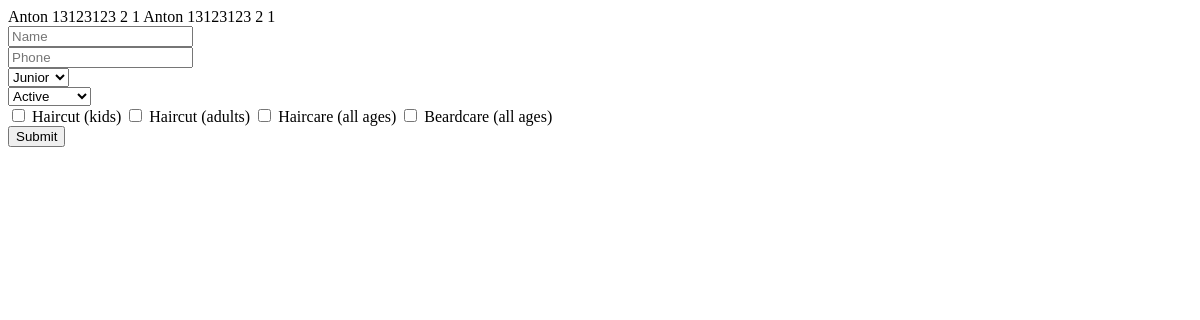
Before: /adminpanel/masters with the older database file.
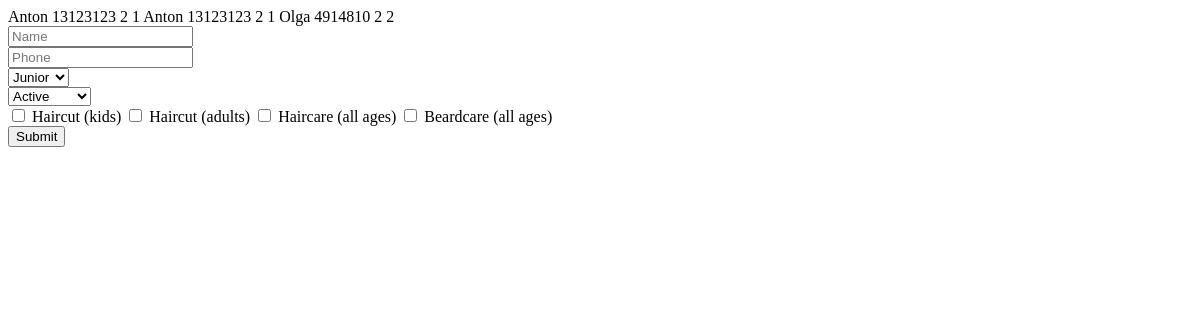
After: the same page with the newer database file.
### salon/models.py (models this page shows, shortened)
class Master(models.Model):
    RANK_CHOICES = (
        (1, 'Junior'),
        (2, 'Senior')
    )
    status_choice = (
        (1, 'Active'),
        (2, 'Day off'),
        (3, 'Sick leave'),
        (9, "Fired")
    )
    name = models.CharField(max_length=100)
    rank = models.IntegerField(choices=RANK_CHOICES)
    phone = models.IntegerField()
    services = models.ManyToManyField(Service)
    status = models.IntegerField(default=2, choices=status_choice)

class Service(models.Model):
    service_name = models.CharField(max_length=100)
    required_time = models.CharField(max_length=100)
    price = models.IntegerField()

### adminpanel/views.py (the view, shortened to what this page needs)
# urls.py: path('masters', adminpanel.views.masters),
def masters(request):
    all_masters = Master.objects.all()
    services = Service.objects.all()
    return render(request, 'all_masters.html', {'all_masters': all_masters, 'services':services})

### templates/all_masters.html (shortened to what this page needs)
<!DOCTYPE html>
<html lang="en">
<head>
</head>
<body>
    {%for master in all_masters%}
        {{master.name}} {{master.phone}} {{master.status}} {{master.rank}}
    {% endfor %}
    <form method="post">
        <input type="text" name="name" placeholder="Name"><br>
        <input type="number" name="phone" placeholder="Phone"><br>
        <select name="rank">
            <option value="1">Junior</option>
        </select><br>
        <select name="status">
            <option value="1">Active</option>
        </select><br>
        {%for service in services%}
            <input type="checkbox" name="service_{{service.id}}" value="{{service.id}}"> {{service.service_name}}
        {% endfor %}<br>
        <input type="submit" name="Submit">
    </form>
</body>
</html>

Changed rows visible on the page:
added Master: name "Olga", phone "4914810", status "2", rank "2"
